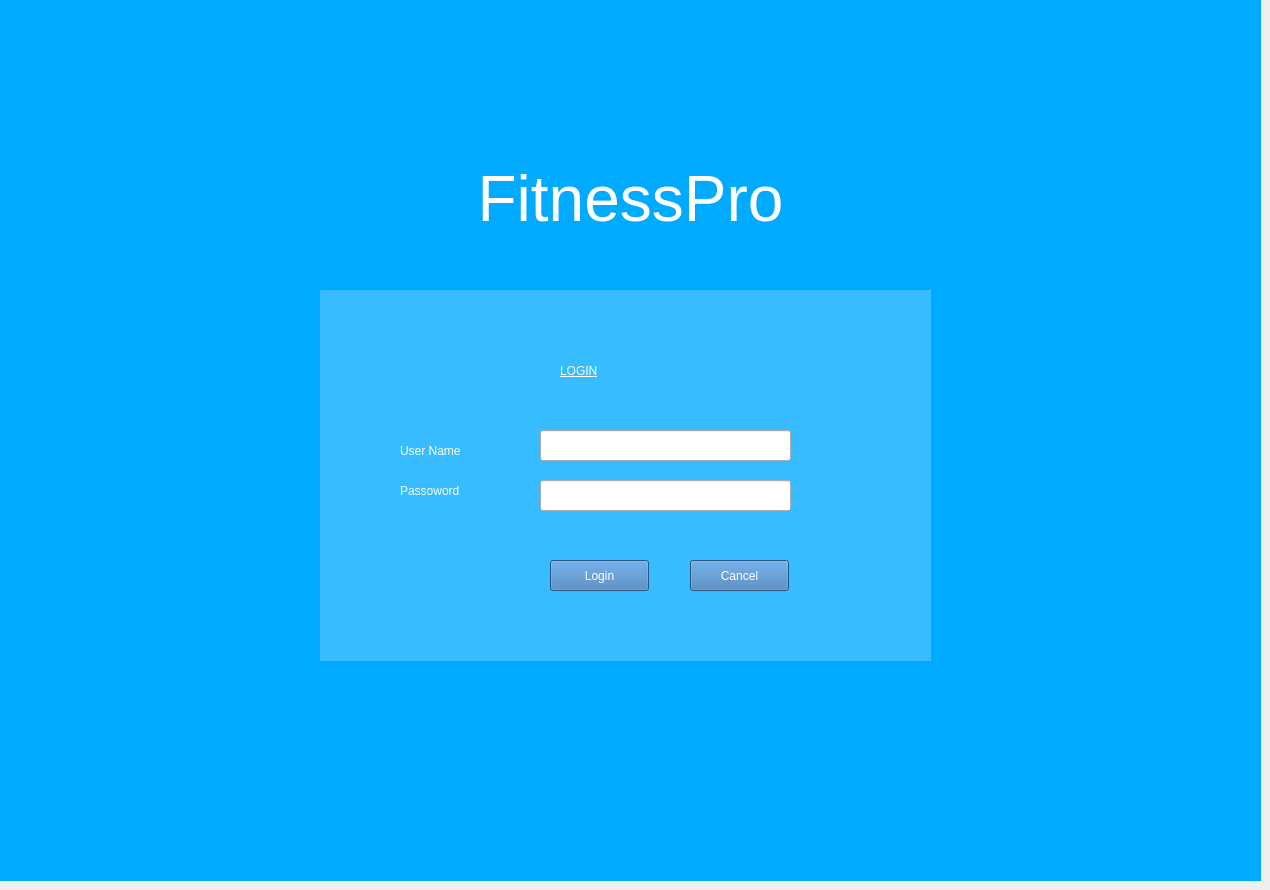
    <widget class="QWidget" name="page">
     <widget class="QPushButton" name="buttonCancel">
      <property name="geometry">
       <rect>
        <x>680</x>
        <y>530</y>
        <width>99</width>
        <height>31</height>
       </rect>
      </property>
      <property name="styleSheet">
       <string notr="true">background-color: rgb(111, 111, 111);
background-color: rgb(59, 119, 179);
font: 14pt &quot;OpenSymbol&quot;;
color: rgb(255, 255, 255);</string>
      </property>
      <property name="text">
       <string>Cancel</string>
      </property>
     </widget>
     <widget class="QLabel" name="label_9">
      <property name="geometry">
       <rect>
        <x>430</x>
        <y>460</y>
        <width>131</width>
        <height>41</height>
       </rect>
      </property>
      <property name="styleSheet">
       <string notr="true">color: rgb(255, 255, 255);
font:  14pt &quot;Ubuntu&quot;;

</string>
      </property>
      <property name="text">
       <string>Password</string>
      </property>
     </widget>
     <widget class="QLabel" name="label_4">
      <property name="geometry">
       <rect>
        <x>0</x>
        <y>0</y>
        <width>1261</width>
        <height>881</height>
       </rect>
      </property>
      <property name="styleSheet">
       <string notr="true">color: rgb(255, 255, 255);
background-color: rgb(0, 170, 255);</string>
      </property>
      <property name="text">
       <string/>
      </property>
      <property name="pixmap">
       <pixmap>Untitled Folder 2/ekg-monitor.jpg</pixmap>
      </property>
     </widget>
     <widget class="QLabel" name="label_2">
      <property name="geometry">
       <rect>
        <x>320</x>
        <y>290</y>
        <width>611</width>
        <height>371</height>
       </rect>
      </property>
      <property name="styleSheet">
       <string notr="true">background-color: rgba(255,255,255,55);
border-color: rgb(44, 89, 134);</string>
      </property>
      <property name="text">
       <string/>
      </property>
     </widget>
     <widget class="QLabel" name="label_6">
      <property name="geometry">
       <rect>
        <x>70</x>
        <y>150</y>
        <width>1121</width>
        <height>101</height>
       </rect>
      </property>
      <property name="styleSheet">
       <string notr="true">
font: 72pt &quot;Ubuntu&quot;;
background-color: rgba(0, 147, 221,0);
color: rgb(255, 255, 255);</string>
      </property>
      <property name="text">
       <string>&lt;html&gt;&lt;head/&gt;&lt;body&gt;&lt;p align=&quot;center&quot;&gt;&lt;span style=&quot; font-size:48pt;&quot;&gt;FitnessPro&lt;/span&gt;&lt;/p&gt;&lt;/body&gt;&lt;/html&gt;</string>
      </property>
     </widget>
     <widget class="QLabel" name="username">
      <property name="geometry">
       <rect>
        <x>400</x>
        <y>430</y>
        <width>131</width>
        <height>41</height>
       </rect>
      </property>
      <property name="styleSheet">
       <string notr="true">color: rgb(255,255, 255);
font:  14pt &quot;Ubuntu&quot;;

</string>
      </property>
      <property name="text">
       <string>User Name</string>
      </property>
     </widget>
     <widget class="QLineEdit" name="lineEditPassword">
      <property name="geometry">
       <rect>
        <x>540</x>
        <y>480</y>
        <width>251</width>
        <height>31</height>
       </rect>
      </property>
     </widget>
     <widget class="QLineEdit" name="lineEditUsername">
      <property name="geometry">
       <rect>
        <x>540</x>
        <y>430</y>
        <width>251</width>
        <height>31</height>
       </rect>
      </property>
     </widget>
     <widget class="QPushButton" name="buttonCancel_2">
      <property name="geometry">
       <rect>
        <x>690</x>
        <y>560</y>
        <width>99</width>
        <height>31</height>
       </rect>
      </property>
      <property name="styleSheet">
       <string notr="true">background-color: rgb(111, 111, 111);
background-color: rgb(59, 119, 179);
font: 14pt &quot;OpenSymbol&quot;;
color: rgb(255, 255, 255);</string>
      </property>
      <property name="text">
       <string>Cancel</string>
      </property>
     </widget>
     <widget class="QLabel" name="password">
      <property name="geometry">
       <rect>
        <x>400</x>
        <y>470</y>
        <width>131</width>
        <height>41</height>
       </rect>
      </property>
      <property name="styleSheet">
       <string notr="true">color: rgb(255,255, 255);
font:  14pt &quot;Ubuntu&quot;;

</string>
      </property>
      <property name="text">
       <string>Passoword</string>
      </property>
     </widget>
     <widget class="QPushButton" name="buttonLogin">
      <property name="geometry">
       <rect>
        <x>550</x>
        <y>560</y>
        <width>99</width>
        <height>31</height>
       </rect>
      </property>
      <property name="styleSheet">
       <string notr="true">background-color: rgb(111, 111, 111);
background-color: rgb(59, 119, 179);
font: 14pt &quot;OpenSymbol&quot;;
color: rgb(255, 255, 255);</string>
      </property>
      <property name="text">
       <string>Login</string>
      </property>
     </widget>
     <widget class="QLabel" name="label_5">
      <property name="geometry">
       <rect>
        <x>560</x>
        <y>350</y>
        <width>71</width>
        <height>41</height>
       </rect>
      </property>
      <property name="styleSheet">
       <string notr="true">color: rgb(255, 255, 255);
text-decoration: underline;
font: 16pt &quot;OpenSymbol&quot;;</string>
      </property>
      <property name="text">
       <string>LOGIN</string>
      </property>
     </widget>
    </widget>
